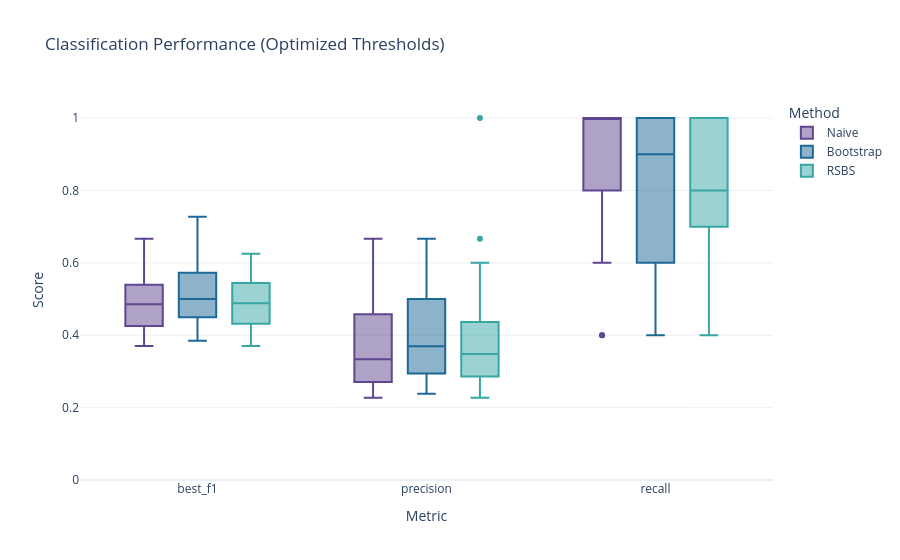

The notebook cell this image was saved under:
### Code cell
fig3.show()

### Figure 1 — Plotly figure (JSON) as saved in the notebook; plotly's stock layout.template omitted (floating-point values rounded to 4 significant figures)
{"data": [{"alignmentgroup": "True", "hovertemplate": "Method=Naive<br>Metric=%{x}<br>Score=%{y}<extra></extra>", "legendgroup": "Naive", "marker": {"color": "rgb(95, 70, 144)"}, "name": "Naive", "notched": false, "offsetgroup": "Naive", "orientation": "v", "showlegend": true, "type": "box", "x": ["best_f1", "best_f1", "best_f1", "best_f1", "best_f1", "best_f1", "best_f1", "best_f1", "best_f1", "best_f1", "best_f1", "best_f1", "best_f1", "best_f1", "best_f1", "best_f1", "best_f1", "best_f1", "best_f1", "best_f1", "precision", "precision", "precision", "precision", "precision", "precision", "precision", "precision", "precision", "precision", "precision", "precision", "precision", "precision", "precision", "precision", "precision", "precision", "precision", "precision", "recall", "recall", "recall", "recall", "recall", "recall", "recall", "recall", "recall", "recall", "recall", "recall", "recall", "recall", "recall", "recall", "recall", "recall", "recall", "recall"], "x0": " ", "xaxis": "x", "y": [0.3846, 0.4167, 0.5, 0.4545, 0.5455, 0.3704, 0.4167, 0.5882, 0.5263, 0.5455, 0.4348, 0.4545, 0.5556, 0.5, 0.5, 0.4, 0.6667, 0.4706, 0.5333, 0.4348, 0.2381, 0.2632, 0.3333, 0.2941, 0.5, 0.2273, 0.2632, 0.4167, 0.3571, 0.5, 0.2778, 0.2941, 0.3846, 0.6667, 0.6667, 0.25, 0.5714, 0.3333, 0.4, 0.2778, 1.0, 1.0, 1.0, 1.0, 0.6, 1.0, 1.0, 1.0, 1.0, 0.6, 1.0, 1.0, 1.0, 0.4, 0.4, 1.0, 0.8, 0.8, 0.8, 1.0], "y0": " ", "yaxis": "y"}, {"alignmentgroup": "True", "hovertemplate": "Method=Bootstrap<br>Metric=%{x}<br>Score=%{y}<extra></extra>", "legendgroup": "Bootstrap", "marker": {"color": "rgb(29, 105, 150)"}, "name": "Bootstrap", "notched": false, "offsetgroup": "Bootstrap", "orientation": "v", "showlegend": true, "type": "box", "x": ["best_f1", "best_f1", "best_f1", "best_f1", "best_f1", "best_f1", "best_f1", "best_f1", "best_f1", "best_f1", "best_f1", "best_f1", "best_f1", "best_f1", "best_f1", "best_f1", "best_f1", "best_f1", "best_f1", "best_f1", "precision", "precision", "precision", "precision", "precision", "precision", "precision", "precision", "precision", "precision", "precision", "precision", "precision", "precision", "precision", "precision", "precision", "precision", "precision", "precision", "recall", "recall", "recall", "recall", "recall", "recall", "recall", "recall", "recall", "recall", "recall", "recall", "recall", "recall", "recall", "recall", "recall", "recall", "recall", "recall"], "x0": " ", "xaxis": "x", "y": [0.4348, 0.5, 0.4762, 0.4545, 0.3846, 0.5, 0.4545, 0.5, 0.4348, 0.5455, 0.5, 0.4615, 0.7273, 0.5455, 0.6667, 0.4167, 0.625, 0.4444, 0.7273, 0.6, 0.2778, 0.4286, 0.3125, 0.2941, 0.2381, 0.3636, 0.2941, 0.6667, 0.2778, 0.5, 0.3333, 0.375, 0.6667, 0.5, 0.5, 0.2632, 0.4545, 0.3077, 0.6667, 0.6, 1.0, 0.6, 1.0, 1.0, 1.0, 0.8, 1.0, 0.4, 1.0, 0.6, 1.0, 0.6, 0.8, 0.6, 1.0, 1.0, 1.0, 0.8, 0.8, 0.6], "y0": " ", "yaxis": "y"}, {"alignmentgroup": "True", "hovertemplate": "Method=RSBS<br>Metric=%{x}<br>Score=%{y}<extra></extra>", "legendgroup": "RSBS", "marker": {"color": "rgb(56, 166, 165)"}, "name": "RSBS", "notched": false, "offsetgroup": "RSBS", "orientation": "v", "showlegend": true, "type": "box", "x": ["best_f1", "best_f1", "best_f1", "best_f1", "best_f1", "best_f1", "best_f1", "best_f1", "best_f1", "best_f1", "best_f1", "best_f1", "best_f1", "best_f1", "best_f1", "best_f1", "best_f1", "best_f1", "best_f1", "best_f1", "precision", "precision", "precision", "precision", "precision", "precision", "precision", "precision", "precision", "precision", "precision", "precision", "precision", "precision", "precision", "precision", "precision", "precision", "precision", "precision", "recall", "recall", "recall", "recall", "recall", "recall", "recall", "recall", "recall", "recall", "recall", "recall", "recall", "recall", "recall", "recall", "recall", "recall", "recall", "recall"], "x0": " ", "xaxis": "x", "y": [0.3846, 0.5333, 0.6, 0.4706, 0.5714, 0.625, 0.4286, 0.5, 0.3846, 0.3704, 0.5, 0.5, 0.4545, 0.4706, 0.4762, 0.5, 0.4348, 0.5714, 0.3704, 0.5556, 0.2381, 0.4, 0.6, 0.3333, 0.4444, 0.4545, 0.3333, 0.6667, 0.2381, 0.2273, 0.3636, 0.3636, 0.2941, 0.3333, 0.3125, 0.4286, 0.2778, 1.0, 0.2273, 0.3846, 1.0, 0.8, 0.6, 0.8, 0.8, 1.0, 0.6, 0.4, 1.0, 1.0, 0.8, 0.8, 1.0, 0.8, 1.0, 0.6, 1.0, 0.4, 1.0, 1.0], "y0": " ", "yaxis": "y"}], "layout": {"boxmode": "group", "legend": {"title": {"text": "Method"}, "tracegroupgap": 0}, "title": {"text": "Classification Performance (Optimized Thresholds)"}, "xaxis": {"anchor": "y", "domain": [0, 1], "title": {"text": "Metric"}}, "yaxis": {"anchor": "x", "domain": [0, 1], "range": [0, 1.05], "title": {"text": "Score"}}}}
